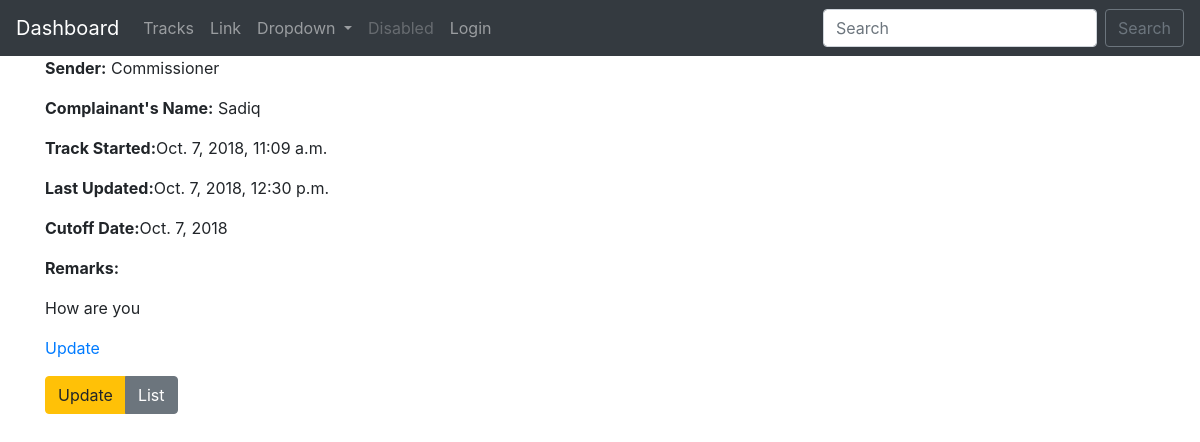
Screenshot of /tracks/3/ with the database file from the repository.
### tracks/models.py (models this page shows, shortened)
class Track(models.Model):
    sender = models.ForeignKey(Sender, on_delete=models.SET_NULL, null=True)
    r_from = models.CharField(max_length=100, verbose_name='Received From')
    c_name = models.CharField(max_length=100, verbose_name='Complainant Name')
    c_address = models.CharField(max_length=250, verbose_name='Complainant Address')
    gist = models.TextField(null=True)
    assignee = models.ForeignKey(settings.AUTH_USER_MODEL, on_delete=models.SET_NULL, null=True)
    cutoff_date = models.DateField()
    remarks = models.TextField(null=True, blank=True)
    created = models.DateTimeField(auto_now_add=True)
    updated = models.DateTimeField(auto_now=True)

class Sender(models.Model):
    name = models.CharField(max_length=100)
    short_name = models.CharField(max_length=60, null=True)
    phone = models.CharField(max_length=100, null=True, blank=True)
    fax = models.CharField(max_length=100, null=True, blank=True)
    cell = models.CharField(max_length=100, null=True, blank=True)
    address = models.CharField(max_length=250, null=True, blank=True)

### tracks/views.py (the view)
# urls.py: path('<int:pk>/', TrackDetail.as_view(), name='detail'),
class TrackDetail(DetailView):
    model = Track

### accounts/templatetags/nav_active.py (called while the page is built)
@register.simple_tag
def nav_active(request, url):
    url_name = resolve(request.path).url_name
    if url_name == url:
        return "active"
    return ""

### tracks/templates/tracks/track_detail.html
{% extends 'base.html' %}
{% block content %}
    <p><strong> Sender:</strong> {{ object.sender.name }}</p>
    <P><strong> Complainant's Name:</strong> {{ object.c_name|title }}</P>
    <P><strong> Track Started:</strong>{{ object.created }}</P>
    <P><strong> Last Updated:</strong>{{ object.updated }}</P>
    <p><strong> Cutoff Date:</strong>{{ object.cutoff_date|date }}</p>
    <p><strong> Remarks:</strong>{{ object.remarks|linebreaks }}</p>
    <p><a href="{% url 'tracks:update' object.pk %}">Update</a></p>
    <div class="btn-group" role="group" aria-label="Basic example">
        <a class="btn btn-warning" href="{% url 'tracks:update' object.pk %}">Update</a>
        <a class="btn btn-secondary" href="{% url 'tracks:list' %}">List</a>
    </div>
{% endblock %}

### rows the page displays
Track: sender.name "Commissioner", c_name "Sadiq", created "Oct. 7, 2018, 11:09 a.m.", updated "Oct. 7, 2018, 12:30 p.m.", cutoff_date "Oct. 7, 2018", remarks "How are you"
